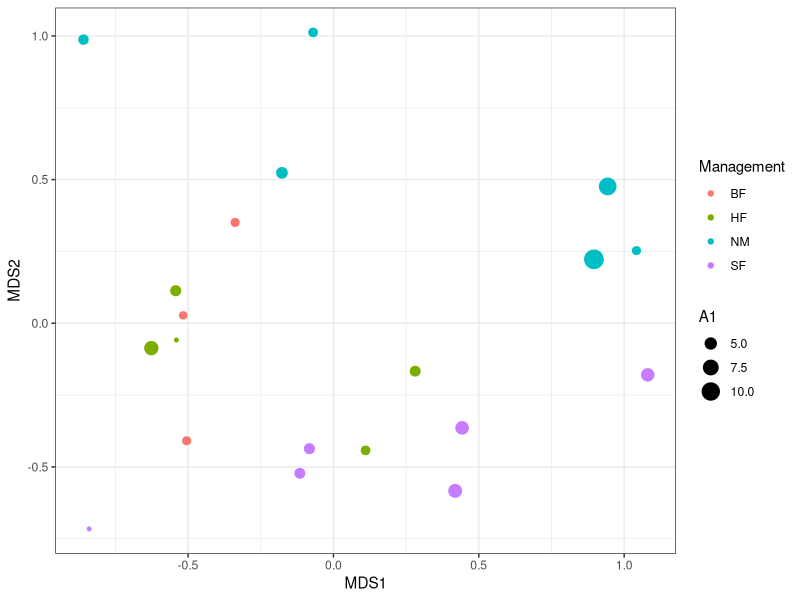
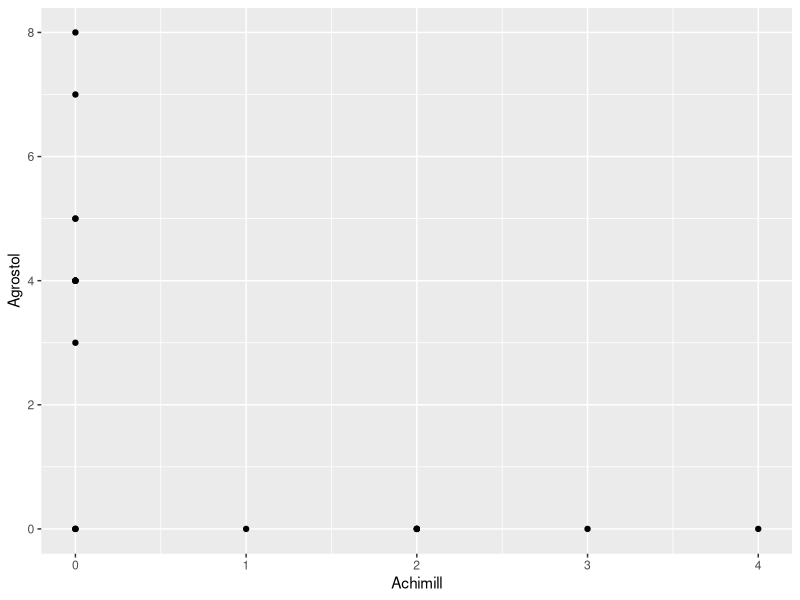
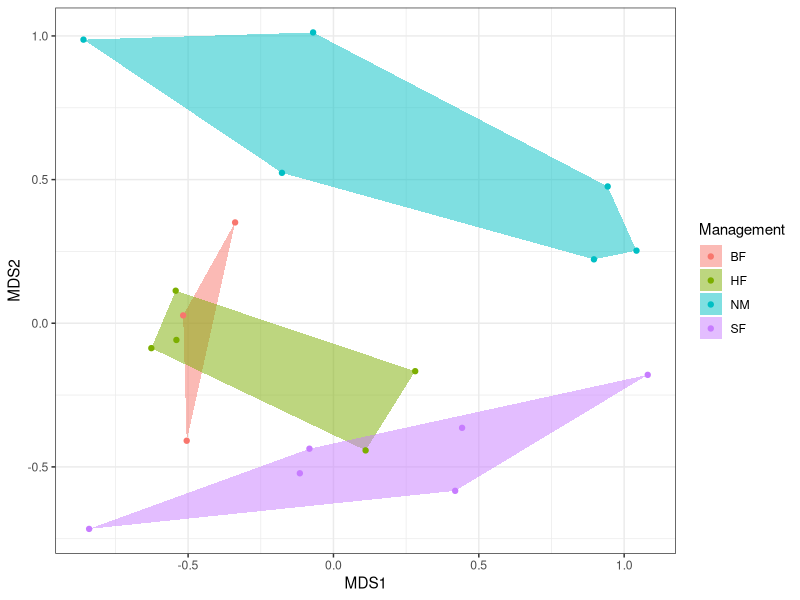
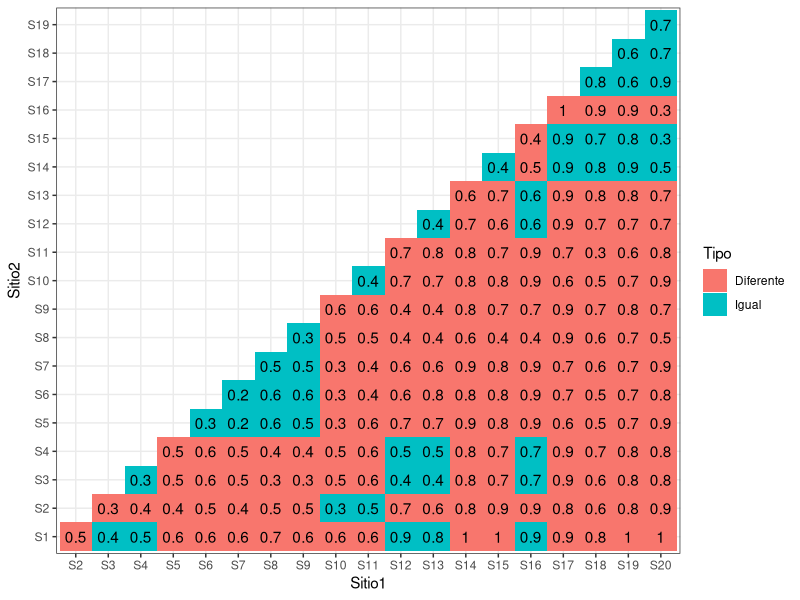
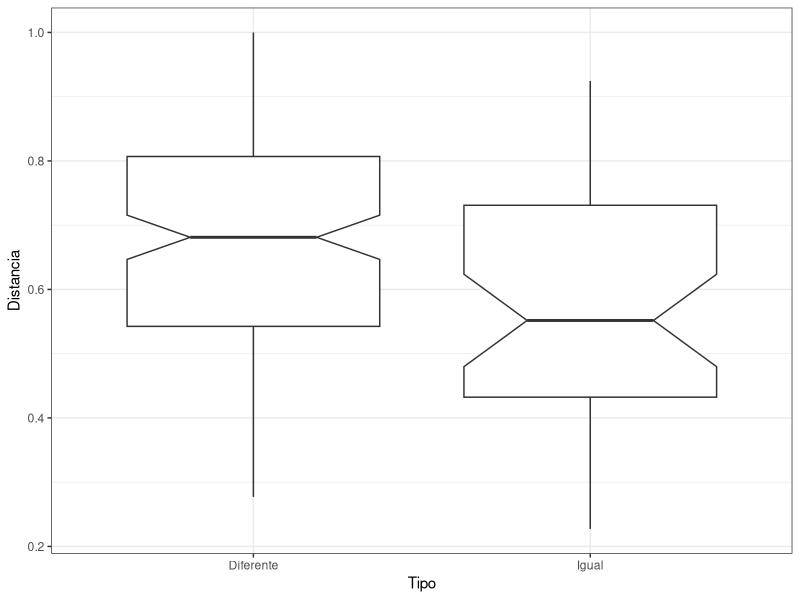

Recreate these plots in R, in order. (Note: this script raises an error after producing the figures.)
library(vegan)
library(tidyverse)

data("dune")
data("dune.env")

sol <- metaMDS(dune)

Data <- sol$points %>% as.data.frame() %>% bind_cols(dune.env)

ggplot(Data, aes(MDS1, MDS2)) +
  geom_point(aes(color = Management, size = A1)) +
  theme_bw()


StatChull <- ggproto("StatChull", Stat,
                     compute_group = function(data, scales) {
                       data[chull(data$x, data$y), , drop = FALSE]
                     },
                     
                     required_aes = c("x", "y")
) 


stat_chull <- function(mapping = NULL, data = NULL, geom = "polygon",
                       position = "identity", na.rm = FALSE, show.legend = NA, 
                       inherit.aes = TRUE, ...) {
  layer(
    stat = StatChull, data = data, mapping = mapping, geom = geom, 
    position = position, show.legend = show.legend, inherit.aes = inherit.aes,
    params = list(na.rm = na.rm, ...)
  )
}

ggplot(dune, aes(x = Achimill, y = Agrostol)) +
  geom_point()

anosim(dune, grouping = dune.env$Management)


ggplot(Data, aes(MDS1, MDS2)) +
  stat_chull(aes(fill = Management), alpha =0.5) +
  geom_point(aes(color = Management)) +
  theme_bw() 


Sitio1 <- data.frame(Sitio1 = paste0("S", 1:nrow(dune.env)), Management1 = dune.env$Management)
Sitio2 <- Sitio1 %>% rename(Sitio2  = Sitio1, Management2 = Management1)

bray <- as.matrix(vegdist(dune)) %>% as.data.frame()
bray[upper.tri(bray)] <- NA
diag(bray) <- NA
colnames(bray) <- paste0("S", 1:ncol(bray))
bray$Sitio1 <- paste0("S", 1:nrow(bray))

bray <-  bray %>% 
  pivot_longer(cols = -Sitio1, names_to = "Sitio2", values_to = "Distancia") %>% 
  dplyr::filter(!is.na(Distancia)) %>% 
  left_join(Sitio1) %>% left_join(Sitio2) %>% 
  mutate(Tipo = ifelse(Management1 == Management2, "Igual", "Diferente")) %>% 
  group_split(Management1) %>% 
  purrr::map(~mutate(.x, codigo1 = dplyr::row_number(), codigo1 = paste0(Management1, codigo1))) %>% 
  reduce(bind_rows) %>% 
  group_split(Management2) %>% 
  purrr::map(~mutate(.x, codigo2 = dplyr::row_number(), codigo2 = paste0(Management2, codigo2))) %>% 
  reduce(bind_rows) %>% 
  arrange(codigo1, codigo2) %>% 
  mutate(Sitio2 = fct_relevel(Sitio2, "S1", "S2", "S3", "S4", "S5", "S6", "S7", "S8", "S9", "S10", 
                              "S11", "S12", "S13", "S14", "S15", "S16", "S17", "S18", "S19"),
         Sitio1 = fct_relevel(Sitio1, "S2", "S3", "S4", "S5", "S6", "S7", "S8", "S9", "S10", 
                              "S11", "S12", "S13", "S14", "S15", "S16", "S17", "S18", "S19"))
  

ggplot(bray, aes(x = Sitio1, y = Sitio2)) + 
  geom_tile(aes(fill = Tipo)) + 
  geom_text(aes(label = round(Distancia, 1))) +
  theme_bw()

ggplot(bray, aes(x = Tipo, y = Distancia)) + 
  geom_boxplot(notch = T) + 
  theme_bw()


Mod0 <- adonis2(dune ~ 1, data = dune.env, by = "terms")
Mod1 <- adonis2(dune ~ Management, data = dune.env, by = "terms")
Mod2 <- adonis2(dune ~ Management*A1, data = dune.env, by = "terms")
Mod3 <- adonis2(dune ~ Use*A1, data = dune.env, by = "terms")
Mod4 <- adonis2(dune ~ A1, data = dune.env, by = "terms")
Mod5 <- adonis2(dune ~ Management + Moisture, data = dune.env, by = "terms")

AICc.PERMANOVA <- function(adonis.model) {
  
  # check to see if object is an adonis model...
  
  if (!(adonis.model$aov.tab[1,1] >= 1))
    stop("object not output of adonis {vegan} ")
  
  # Ok, now extract appropriate terms from the adonis model
  # Calculating AICc using residual sum of squares (RSS) since I don't think that adonis returns something I can use as a liklihood function...
  
  RSS <- adonis.model$aov.tab[rownames(adonis.model$aov.tab) == "Residuals", "SumsOfSqs"]
  MSE <- adonis.model$aov.tab[rownames(adonis.model$aov.tab) == "Residuals", "MeanSqs"]
  
  k <- ncol(adonis.model$model.matrix)# + 1 # add one for error variance
  
  nn <- nrow(adonis.model$model.matrix)
  
  # AIC : 2*k + n*ln(RSS)
  # AICc: AIC + [2k(k+1)]/(n-k-1)
  
  # based on https://en.wikipedia.org/wiki/Akaike_information_criterion;
  # https://www.researchgate.net/post/What_is_the_AIC_formula;
  # http://avesbiodiv.mncn.csic.es/estadistica/ejemploaic.pdf
  
  # AIC.g is generalized version of AIC = 2k + n [Ln( 2(pi) RSS/n ) + 1]
  # AIC.pi = k + n [Ln( 2(pi) RSS/(n-k) ) +1],
  
  AIC <- 2*k + nn*log(RSS)
  AICc <- AIC + (2*k*(k + 1))/(nn - k - 1)
  
  output <- data.frame(AICc = AICc,k = k, n = nn)
  
  return(output)   
}

AICc.PERMANOVA2 <- function(adonis2.model) {
  
  # check to see if object is an adonis2 model...
  
  if (is.na(adonis2.model$SumOfSqs[1]))
    stop("object not output of adonis2 {vegan} ")
  
  # Ok, now extract appropriate terms from the adonis model Calculating AICc
  # using residual sum of squares (RSS or SSE) since I don't think that adonis
  # returns something I can use as a likelihood function... maximum likelihood
  # and MSE estimates are the same when distribution is gaussian See e.g.
  # https://www.jessicayung.com/mse-as-maximum-likelihood/;
  # https://towardsdatascience.com/probability-concepts-explained-maximum-likelihood-estimation-c7b4342fdbb1
  # So using RSS or MSE estimates is fine as long as the residuals are
  # Gaussian https://robjhyndman.com/hyndsight/aic/ If models have different
  # conditional likelihoods then AIC is not valid. However, comparing models
  # with different error distributions is ok (above link).
  
  
  RSS <- adonis2.model$SumOfSqs[ length(adonis2.model$SumOfSqs) - 1 ]
  MSE <- RSS / adonis2.model$Df[ length(adonis2.model$Df) - 1 ]
  
  nn <- adonis2.model$Df[ length(adonis2.model$Df) ] + 1
  
  k <- nn - adonis2.model$Df[ length(adonis2.model$Df) - 1 ]
  
  
  # AIC : 2*k + n*ln(RSS/n)
  # AICc: AIC + [2k(k+1)]/(n-k-1)
  
  # based on https://en.wikipedia.org/wiki/Akaike_information_criterion;
  # https://www.statisticshowto.datasciencecentral.com/akaikes-information-criterion/ ;
  # https://www.researchgate.net/post/What_is_the_AIC_formula;
  # http://avesbiodiv.mncn.csic.es/estadistica/ejemploaic.pdf;
  # https://medium.com/better-programming/data-science-modeling-how-to-use-linear-regression-with-python-fdf6ca5481be 
  

  AIC <- 2*k + nn*log(RSS/nn)
  AICc <- AIC + (2*k*(k + 1))/(nn - k - 1)

  output <- data.frame(AICc = AICc, k = k, N = nn)
  
  return(output)   
  
}

DF<- data.frame(Modelo = paste0("Mod", 0:5), AICc = NA)


DF$AICc[1] <- AICc.PERMANOVA2(Mod0)$AICc
DF$AICc[2] <-  AICc.PERMANOVA2(Mod1)$AICc
DF$AICc[3] <- AICc.PERMANOVA2(Mod2)$AICc
DF$AICc[4] <-  AICc.PERMANOVA2(Mod3)$AICc
DF$AICc[5] <-  AICc.PERMANOVA2(Mod4)$AICc
DF$AICc[6] <-  AICc.PERMANOVA2(Mod5)$AICc

AICc.PERMANOVA2(Mod1)
AICc.PERMANOVA2(Mod2)
AICc.PERMANOVA2(Mod3)



data(dune)
data(dune.env)
mod0 <- rda(dune ~ 1, dune.env)  # Model with intercept only
mod1 <- rda(dune ~ ., dune.env)  # Model with all explanatory variables

## With scope present, the default direction is "both"
mod <- ordistep(mod0, scope = formula(mod1))
mod
## summary table of steps
mod$anova



tbRDA <- rda(spe.hell ~ pH + SOILDPT + ELEVATION, data= vltava.env[,1:18])
par(mfrow =c(1,2))
ordiplot (tbRDA)
ef <- envfit (tbRDA ~ pH + SOILDPT + ELEVATION, data= vltava.env, display ='lc')
ef12 <- envfit (tbRDA ~ pH + SOILDPT + ELEVATION, data= vltava.env)
ef123 <- envfit (tbRDA ~ pH + SOILDPT + ELEVATION, data= vltava.env, choices =1:3)

ordiplot (tbRDA, type ='n')
plot(ef, col='blue')
plot(ef12, col='red')
plot(ef123, col='green')

ordiplot(tbRDA, type ='n')
plot(ef, col='blue')
plot(ef12, col='red')
plot(ef123, col='green')
legend('bottomright', lwd =1, col=c('blue', 'red', 'green'), legend=c('envfit on linear combination of scores', 'envfit  on sample scores (1st &2nd axis)', 'envfit on sample scores (1st, 2nd and 3rd axis)'), bty ='n')
